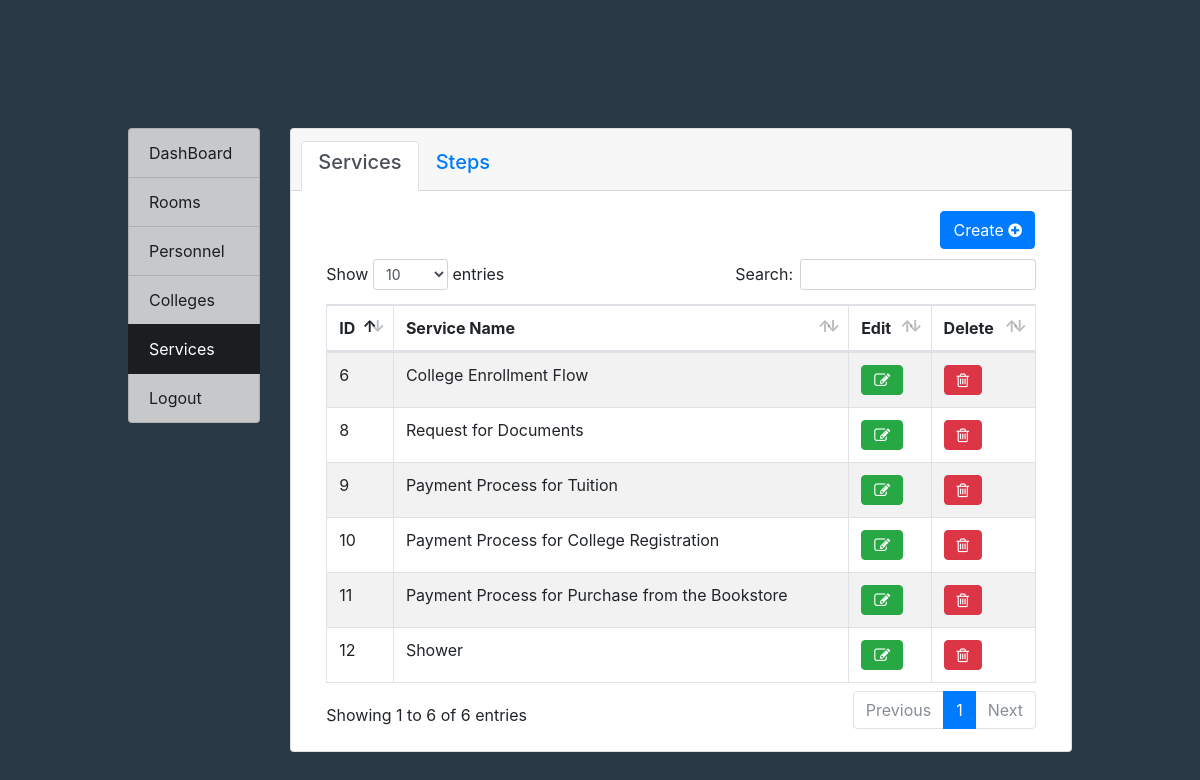
/admin/services/view (signed in), run on the app's committed database.
### DatabaseSetup.py (models this page shows)
class BaseModel(Model):
	class Meta:
		database = db

class Service(BaseModel):
	service_name = CharField(100)
	service_desc = TextField()
	assigned_office = ForeignKeyField(Room, related_name = 'services', null=True, on_delete='CASCADE')

### restful.py (the view, shortened to what this page needs)
@app.route('/admin/services/<string:operation>', methods=['GET','POST'])
@login_required
def adminservices(operation):
    service_create_form = ServicesForm(request.form)
    service_edit_form = ServicesForm(request.form)
    step_create_form = StepsForm(request.form)
    step_edit_form = StepsForm(request.form)
    if operation == "view":
            services = Service.select()
            steps = Steps.select(Steps, fn.Count(Steps.id).alias('count')).group_by(Steps.service).order_by(Steps.service)
            if services.exists():
                return render_template('adminservices.html', service_create_form = service_create_form, service_edit_form = service_edit_form, services = services,
                                        step_create_form = step_create_form, step_edit_form = step_edit_form, steps = steps)
            else:
                return render_template('adminservices.html', service_create_form = service_create_form, service_edit_form = service_edit_form,
                                        step_create_form = step_create_form, step_edit_form = step_edit_form, steps = steps)

### forms.py
class ServicesForm(FlaskForm):
	service_name = StringField('Service Name', [InputRequired()])
	service_desc = TextAreaField('Description', [InputRequired()])
	room = SelectField('Office', coerce = int)
	submit =SubmitField('Save')
	def __init__(self, *args, **kwargs):
		super().__init__(*args, **kwargs)
		self.room.choices = [(a.id, a.room_name) for a in Room.select().where(Room.room_type == "Office", Room.is_active == 1)]

class StepsForm(FlaskForm):
	step_type = SelectField('Type', choices=[('Instruction','Instruction'),('Direction','Direction')])
	step_desc = TextAreaField('Description', [InputRequired()])
	service = SelectField('Service', coerce = int, validators = [InputRequired()])
	room = SelectField('Room Direction', coerce = int, validators = [Optional()])
	submit =SubmitField('Save')
	def __init__(self, *args, **kwargs):
		super().__init__(*args, **kwargs)
		self.service.choices = [(a.id, a.service_name) for a in Service.select()]
		self.room.choices = [(a.id, a.room_name) for a in Room.select().where(Room.room_type == "Office", Room.is_active == 1)]

### restful.py (called while the page is built)
@login_manager.user_loader
def load_user(id):
    return Admin.get(Admin.id == id)

### templates/adminservices.html (shortened to what this page needs)
{% extends "base.html" %}
{% block content %}
<div class="card">
  <div class="card-header">
		<nav>
			<ul class="nav nav-tabs card-header-tabs">
				<li class="nav-item">
					<a class="nav-link active" id="nav-services-tab" data-toggle="tab" href="#nav-services" role="tab" aria-controls="nav-colleges" aria-selected="true"><h5>Services</h5>
					</a>
				</li>
				<li class="nav-item">
					<a class="nav-link" id="nav-step-tab" data-toggle="tab" href="#nav-step" role="tab" aria-controls="nav-step" aria-selected="true"><h5>Steps</h5>
					</a>
				</li>
			</ul>
		</nav>
  </div>
  <div class="card-body">
		<div class="tab-content" id="nav-tabContent">
			<div class="tab-pane fade show active" id="nav-services" role="tabpanel" aria-labelledby="nav-services-tab">
				<button type="button" class="btn btn-primary float-sm-right" data-toggle="modal" data-target="#create-service" style="margin-right:1rem;">
				Create
				<i class="fa fa-plus-circle " aria-hidden="true"></i>
				</button>
				<br><br>
				<table class="table table-striped table-hover table-bordered responsive nowrap" id="service-table" cellspacing="0" width="100%">
					<thead>
						<tr>
							<th> ID </th>
							<th> Service Name </th>
							<th> Edit </th>
							<th> Delete </th>
						</tr>
					</thead>
					<tbody>
					{% for service in services %}
					<tr>
						<td> {{ service.id }} </td>
						<td> {{ service.service_name }} </td>
						<td><button type="button" class="btn btn-success edit-service" data-toggle="modal" data-target="#edit-service"></button></td>
						<td><button type="button" class="btn btn-danger" id="delete-service"></button></td>
					</tr>
					{% endfor %}
					</tbody>
				</table>
			</div>
		</div>
  </div>
</div>
{% endblock %}

### data on the page
Service: id "6", service_name "College Enrollment Flow"
Service: id "8", service_name "Request for Documents"
Service: id "9", service_name "Payment Process for Tuition"
Service: id "10", service_name "Payment Process for College Registration"
Service: id "11", service_name "Payment Process for Purchase from the Bookstore"
Service: id "12", service_name "Shower"
